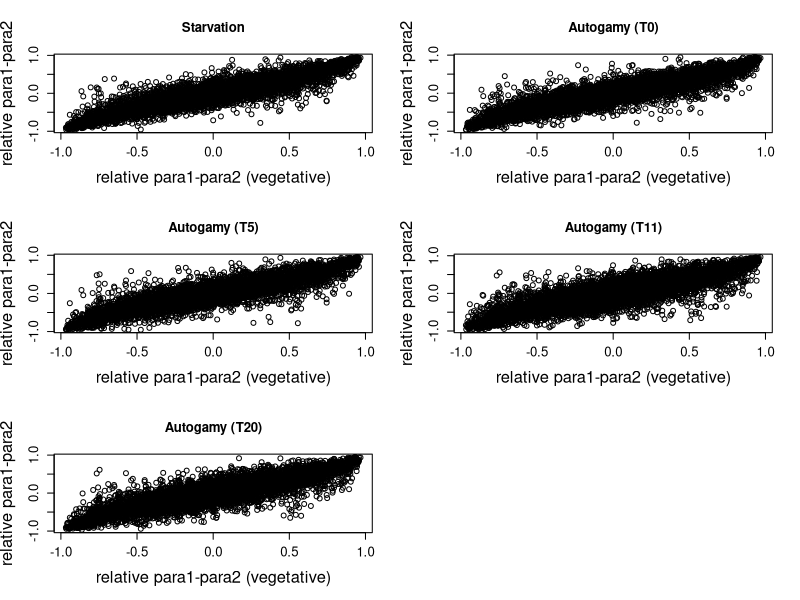
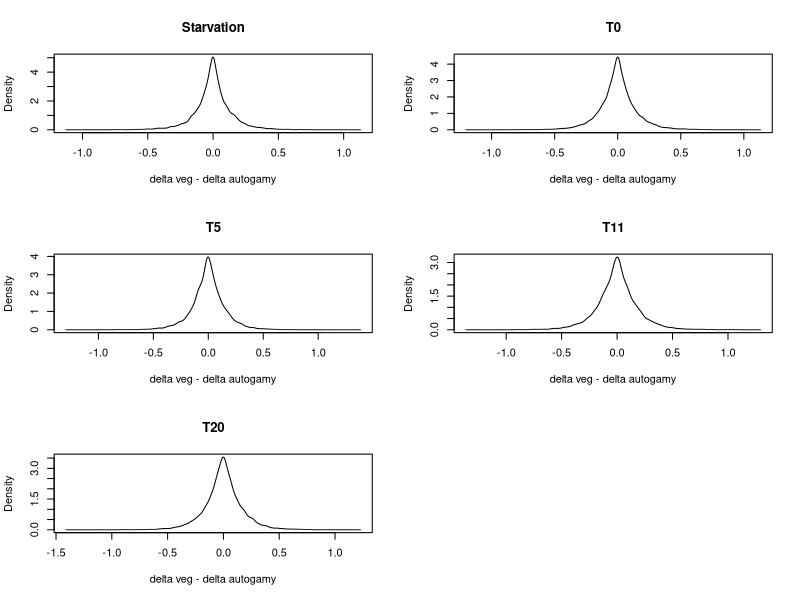

R code for these plots, in order:
#To get outliers or putative cnadidates of neofunctionalization
t <- read.table("autogamy_tpm_paralogs.txt",h=T)


#To get neofunctionalization:
#get averages:
t$avg_log_V1 <- (log(t$VK1_para1+1.1) + log(t$V1.2_para1+1.1))/2
t$avg_log_V2 <- (log(t$VK1_para2+1.1) + log(t$V1.2_para2+1.1))/2
t$avg_log_S1 <- (log(t$S1.1_para1+1.1) + log(t$S1.2_para1+1.1))/2
t$avg_log_S2 <- (log(t$S1.1_para2+1.1) + log(t$S1.2_para2+1.1))/2
t$avg_log_T01 <- (log(t$T0.1_para1+1.1) + log(t$T0.2_para1+1.1))/2
t$avg_log_T02 <- (log(t$T0.1_para2+1.1) + log(t$T0.2_para2+1.1))/2
t$avg_log_T5_1 <- (log(t$T5.1_para1+1.1) + log(t$T5.2_para1+1.1))/2
t$avg_log_T5_2 <- (log(t$T5.1_para2+1.1) + log(t$T5.2_para2+1.1))/2
t$avg_log_T11_1 <- (log(t$T11.1_para1+1.1)+log(t$T11.2_para1+1.1))/2
t$avg_log_T11_2 <- (log(t$T11.1_para2+1.1)+log(t$T11.2_para2+1.1))/2
t$avg_log_T20_1 <- (log(t$T20.1_para1+1.1) + log(t$T20.2_para1+1.1) + log(t$T20.3_para1+1.1))/3
t$avg_log_T20_2 <- (log(t$T20.1_para2+1.1) + log(t$T20.2_para2+1.1) + log(t$T20.3_para2+1.1))/3

#get delta:
t_delta_V <- (t$avg_log_V1-t$avg_log_V2)/(t$avg_log_V1+t$avg_log_V2)
t_delta_S <- (t$avg_log_S1-t$avg_log_S2)/(t$avg_log_S1+t$avg_log_S2)
t_delta_T0 <- (t$avg_log_T01-t$avg_log_T02)/(t$avg_log_T01+t$avg_log_T02)
t_delta_T5 <- (t$avg_log_T5_1-t$avg_log_T5_2)/(t$avg_log_T5_1+t$avg_log_T5_2)
t_delta_T11 <- (t$avg_log_T11_1-t$avg_log_T11_2)/(t$avg_log_T11_1+t$avg_log_T11_2)
t_delta_T20 <- (t$avg_log_T20_1-t$avg_log_T20_2)/(t$avg_log_T20_1+t$avg_log_T20_2)


#get delta delta:
t_delta_delta_S <- t_delta_V - t_delta_S
t_delta_delta_T0 <- t_delta_V - t_delta_T0
t_delta_delta_T5 <- t_delta_V - t_delta_T5
t_delta_delta_T11 <- t_delta_V - t_delta_T11
t_delta_delta_T20 <- t_delta_V - t_delta_T20

#Plot to check distributions:
par(mfrow=c(3,2))
plot(t_delta_V, t_delta_S, main="Starvation", xlab="relative para1-para2 (vegetative)", ylab="relative para1-para2", cex.axis=1.2, cex.lab=1.5)
plot(t_delta_V, t_delta_T0, main="Autogamy (T0)", xlab="relative para1-para2 (vegetative)", ylab="relative para1-para2", cex.axis=1.2, cex.lab=1.5)
plot(t_delta_V, t_delta_T5, main="Autogamy (T5)", xlab="relative para1-para2 (vegetative)", ylab="relative para1-para2", cex.axis=1.2, cex.lab=1.5)
plot(t_delta_V, t_delta_T11, main="Autogamy (T11)", xlab="relative para1-para2 (vegetative)", ylab="relative para1-para2", cex.axis=1.2, cex.lab=1.5)
plot(t_delta_V, t_delta_T20, main="Autogamy (T20)", xlab="relative para1-para2 (vegetative)", ylab="relative para1-para2", cex.axis=1.2, cex.lab=1.5)

par(mfrow=c(3,2))
plot(density(t_delta_delta_S), main="Starvation", xlab="delta veg - delta autogamy")
plot(density(t_delta_delta_T0), main="T0", xlab="delta veg - delta autogamy")
plot(density(t_delta_delta_T5), main="T5", xlab="delta veg - delta autogamy")
plot(density(t_delta_delta_T11), main="T11", xlab="delta veg - delta autogamy")
plot(density(t_delta_delta_T20), main="T20", xlab="delta veg - delta autogamy")

#Find genes that have differential expression at the vegetative state and for each individual condition:
#t_S_2sd <- t[which(abs(t_delta_V)>2.0*sd(t_delta_V) & abs(t_delta_delta_S)>2.0*sd(t_delta_delta_S)), ]
#t_T0_2sd <- t[which(abs(t_delta_V)>2.0*sd(t_delta_V) & abs(t_delta_delta_T0)>2.0*sd(t_delta_delta_T0)), ]
#t_T5_2sd <- t[which(abs(t_delta_V)>2.0*sd(t_delta_V) & abs(t_delta_delta_T5)>2.0*sd(t_delta_delta_T5)), ]
#t_T11_2sd <- t[which(abs(t_delta_V)>2.0*sd(t_delta_V) & abs(t_delta_delta_T11)>2.0*sd(t_delta_delta_T11)), ]
#t_T20_2sd <- t[which(abs(t_delta_V)>2.0*sd(t_delta_V) & abs(t_delta_delta_T20)>2.0*sd(t_delta_delta_T20)), ]

#Find genes that have differential expression from the vegetative state and for each individual condition:
t_S_2sd <- t[which(abs(t_delta_delta_S)>2.0*sd(t_delta_delta_S)), ]
t_T0_2sd <- t[which(abs(t_delta_delta_T0)>2.0*sd(t_delta_delta_T0)), ]
t_T5_2sd <- t[which(abs(t_delta_delta_T5)>2.0*sd(t_delta_delta_T5)), ]
t_T11_2sd <- t[which(abs(t_delta_delta_T11)>2.0*sd(t_delta_delta_T11)), ]
t_T20_2sd <- t[which(abs(t_delta_delta_T20)>2.0*sd(t_delta_delta_T20)), ]

#write them in files:
write.table(t_S_2sd[,c(1,2,29,30, 31, 32)], file="neofunc_S_2SD.txt", append=F, sep='\t', row.names=F, col.names=T, quote=F)
write.table(t_S_2sd[,c(1,2,29,30, 33, 34)], file="neofunc_T0_2SD.txt", append=F, sep='\t', row.names=F, col.names=T, quote=F)
write.table(t_S_2sd[,c(1,2,29,30, 35, 36)], file="neofunc_T5_2SD.txt", append=F, sep='\t', row.names=F, col.names=T, quote=F)
write.table(t_S_2sd[,c(1,2,29,30, 37, 38)], file="neofunc_T11_2SD.txt", append=F, sep='\t', row.names=F, col.names=T, quote=F)
write.table(t_S_2sd[,c(1,2,29,30, 39, 40)], file="neofunc_T20_2SD.txt", append=F, sep='\t', row.names=F, col.names=T, quote=F)

